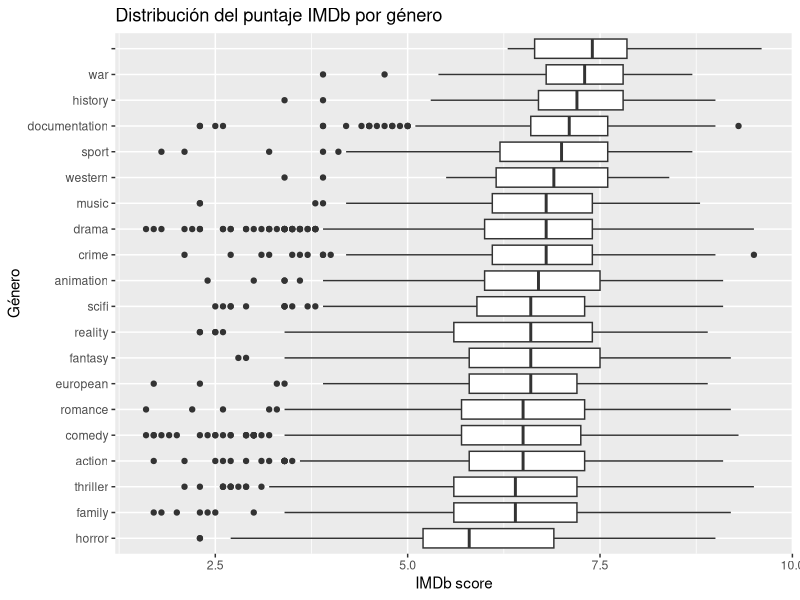
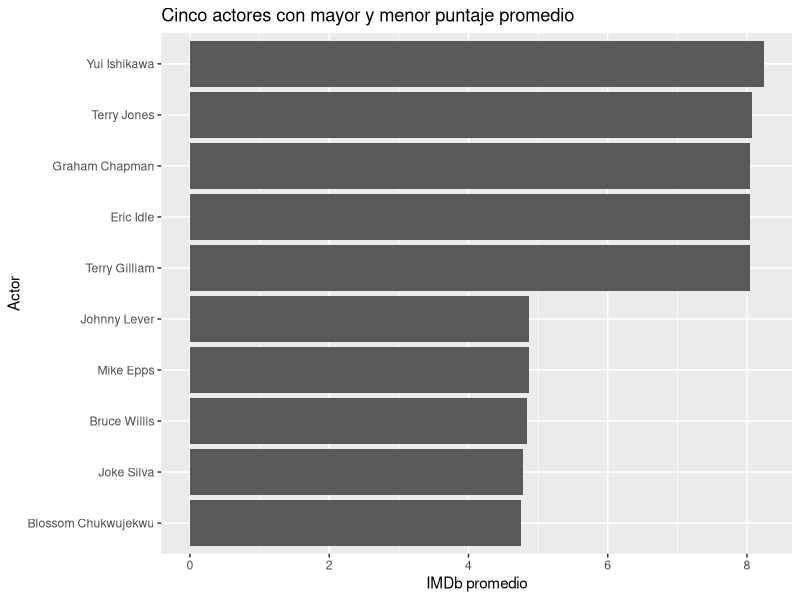

Recreate these plots in R, in order.
## ---- chunk 1
#paquetes
library(ggplot2)
library(tidyverse)
library(MASS)
library(kableExtra)
library(tidytext)
library(mgcv) # splines 
library(rpart) # arbol de regresion
library(ranger) #random forest
library(lme4) #efectos mixtos
## ---- chunk 2
titles_train <- read_csv("titles_train.csv")
credits_train <- read_csv("credits_train.csv")
## ---- chunk 3

#Hay algunas peliculas que tienen dos generos, entonces dividimos eso. 
genres_df <- titles_train %>%
  mutate(
    genres = str_remove_all(genres, "\\[|\\]|'")
  ) %>%
  separate_rows(genres, sep = ",\\s*")

#Luego calculamos la media, mediana y desvío por género. Y lo mostramos lindo
genres_df %>%
  group_by(genres) %>%
  summarise(
    Cantidad = n(),
    Media = mean(imdb_score, na.rm = TRUE),
    Mediana = median(imdb_score, na.rm = TRUE),
    `Desvío estándar` = sd(imdb_score, na.rm = TRUE),
    .groups = "drop"
  ) %>%
  arrange(desc(Media)) %>%
  mutate(
    across(c(Media, Mediana, `Desvío estándar`), ~ round(.x, 2))
  ) %>%
  kable(
    caption = "Estadísticos descriptivos del puntaje IMDb por género",
    booktabs = TRUE,
    align = c("l", "c", "c", "c", "c")
  ) %>%
  kable_styling(
    latex_options = c("striped", "hold_position"),
    full_width = FALSE,
    position = "center"
  )
## ---- chunk 4

genres_df %>%
  ggplot(aes(x = reorder(genres, imdb_score, median), y = imdb_score)) +
  geom_boxplot() +
  coord_flip() +
  labs(
    x = "Género",
    y = "IMDb score",
    title = "Distribución del puntaje IMDb por género"
  )
## ---- chunk 5

# Primero hacemos un left join para juntar actores/directores con puntuacion

datos <- credits_train %>%
  left_join(
    titles_train %>% dplyr::select(id, imdb_score),
    by = "id"
  )


## ---- chunk 6
#Ahora separamos por actores y directores

actores <- datos %>%
  filter(role == "ACTOR") %>%
  group_by(name) %>%
  summarise(
    Cantidad = n(),
    `IMDb_promedio` = mean(imdb_score, na.rm = TRUE),
    .groups = "drop"
  ) %>%
  filter(Cantidad >= 5) %>%
  arrange(desc(`IMDb_promedio`))

head(actores) %>%
  mutate(
    `IMDb_promedio` = round(`IMDb_promedio`, 2)
  ) %>%
  kable(
    caption = "Actores con mayor puntaje promedio de IMDb (mínimo 5 títulos)",
    booktabs = TRUE,
    align = c("l", "c", "c")
  ) %>%
  kable_styling(
    latex_options = c("striped", "hold_position"),
    full_width = FALSE,
    position = "center"
  )
## ---- chunk 7
directores <- datos %>%
  filter(role == "DIRECTOR") %>%
  group_by(name) %>%
  summarise(
    Cantidad = n(),
    `IMDb_promedio` = mean(imdb_score, na.rm = TRUE),
    .groups = "drop"
  ) %>%
  filter(Cantidad >= 3) %>%
  arrange(desc(`IMDb_promedio`))

head(directores) %>%
  mutate(
    `IMDb_promedio` = round(`IMDb_promedio`, 2)
  ) %>%
  kable(
    caption = "Directores con mayor puntaje promedio de IMDb (mínimo 3 títulos)",
    booktabs = TRUE,
    align = c("l", "c", "c")
  ) %>%
  kable_styling(
    latex_options = c("striped", "hold_position"),
    full_width = FALSE,
    position = "center"
  )

## ---- chunk 8

top_bottom <- bind_rows(
  actores %>% slice_max(IMDb_promedio, n = 5),
  actores %>% slice_min(IMDb_promedio, n = 5)
)

ggplot(top_bottom,
       aes(x = reorder(name, IMDb_promedio), y = IMDb_promedio)) +
  geom_col() +
  coord_flip() +
  labs(
    x = "Actor",
    y = "IMDb promedio",
    title = "Cinco actores con mayor y menor puntaje promedio"
  )
## ---- chunk 9
# Con el código siguiente, vamos a tomar cada palabra que aparece en un título, eliminando las stopwords, para luego contar cuantas veces aparece y tomar promedio de los puntajes de imdb. Es un enfoque simple, pero resulta interesante llevarlo a cabo.

palabras <- titles_train %>%
  dplyr::select(title, imdb_score) %>%
  unnest_tokens(word, title) %>%
  anti_join(stop_words, by = c("word")) %>% #elimina filas donde correspondientes a stopwords (por ej: the, a, of,...)
  group_by(word) %>%
  summarise(
    Cantidad = n(),
    `IMDb promedio` = mean(imdb_score),
    .groups = "drop"
  ) %>%
  filter(Cantidad >= 8)
## ---- chunk 10
palabras %>%
  arrange(desc(`IMDb promedio`)) %>%
  slice_head(n = 5) %>%
  mutate(
    `IMDb promedio` = round(`IMDb promedio`, 2)
  ) %>%
  kable(
    caption = "5 palabras asociadas con títulos de mayor puntaje IMDb",
    col.names = c("Palabra", "Cantidad", "IMDb promedio"),
    booktabs = TRUE,
    align = c("l", "c", "c")
  ) %>%
  kable_styling(
    latex_options = c("striped", "hold_position"),
    full_width = FALSE,
    position = "center"
  )
## ---- chunk 11
palabras %>%
  arrange(`IMDb promedio`) %>%
  slice_head(n = 10) %>%
  mutate(
    `IMDb promedio` = round(`IMDb promedio`, 2)
  ) %>%
  kable(
    caption = "10 palabras asociadas con títulos de menor puntaje IMDb",
    col.names = c("Palabra", "Cantidad", "IMDb promedio"),
    booktabs = TRUE,
    align = c("l", "c", "c")
  ) %>%
  kable_styling(
    latex_options = c("striped", "hold_position"),
    full_width = FALSE,
    position = "center"
  )
## ---- chunk 12
#creamos una variable binaria para comedy.

titles_train <- titles_train %>%
  mutate(
    comedia = as.integer(stringr::str_detect(genres, "comedy"))
  )
## ---- chunk 13

modelo_crudo <- lm(imdb_score ~ comedia,
                   data = titles_train)

summary(modelo_crudo)
## ---- chunk 14
#Tomamos unicamente el primer pais.

titles_train <- titles_train %>%
  mutate(
    pais = production_countries |>
      stringr::str_remove_all("\\[|\\]|'") |>
      stringr::str_split(",\\s*") |>
      sapply(`[`, 1)
  )

modelo_directo <- lm(
  imdb_score ~ comedia +
    runtime +
    release_year +
    pais,
  data = titles_train
)

summary(modelo_directo)
## ---- chunk 15
comparacion <- data.frame(
  Modelo = c("Crudo", "Ajustado"),
  `Coeficiente_Comedia` = c(
    coef(modelo_crudo)["comedia"],
    coef(modelo_directo)["comedia"]
  )
) %>%
  mutate(
    `Coeficiente_Comedia` = round(`Coeficiente_Comedia`, 3)
  )

comparacion %>%
  kable(
    caption = "Comparación del coeficiente asociado a la variable Comedia",
    booktabs = TRUE,
    align = c("l", "c")
  ) %>%
  kable_styling(
    latex_options = c("striped", "hold_position"),
    full_width = FALSE,
    position = "center"
  )
## ---- chunk 16

# Resumimos la información de créditos para tener una fila por título.

credits_resumen <- credits_train %>%
  group_by(id) %>%
  summarise(
    cantidad_actores = n_distinct(
      person_id[role == "ACTOR"],
      na.rm = TRUE
    ),
    cantidad_directores = n_distinct(
      person_id[role == "DIRECTOR"],
      na.rm = TRUE
    ),
    director = first(
      name[role == "DIRECTOR"]
    ),
    .groups = "drop"
  )


# Unimos la información de títulos con el resumen de créditos
# y construimos algunas variables adicionales.

datos_modelado <- titles_train %>%
  left_join(
    credits_resumen,
    by = "id"
  ) %>%
  mutate(
    cantidad_actores = replace_na(
      cantidad_actores,
      0L
    ),
    director = replace_na(
      director,
      "Sin director"
    ),
    cantidad_directores = replace_na(
      cantidad_directores,
      0L
    ),
    cantidad_generos = if_else(
      genres == "[]",
      0L,
      str_count(genres, ",") + 1L
    ),
    cantidad_paises = if_else(
      production_countries == "[]",
      0L,
      str_count(production_countries, ",") + 1L
    ),
    largo_titulo = nchar(title),
    largo_descripcion = nchar(
      coalesce(description, "")
    ),
    log_imdb_votes = log1p(imdb_votes)
  )


#agregamos la columna de solo UN genero

datos_modelado <- datos_modelado %>%
  mutate(
    genero_principal = genres %>%
      str_remove_all("\\[|\\]|'") %>%
      str_split(",\\s*") %>%
      map_chr(~ {
        if (length(.x) == 0 || .x[1] == "") {
          "Sin género"
        } else {
          .x[1]
        }
      })
  )


# Fijamos una semilla para que la partición sea reproducible.

set.seed(123)


# Seleccionamos aleatoriamente el 80% de los títulos
# para el conjunto de entrenamiento.

indices_entrenamiento <- sample(
  seq_len(nrow(datos_modelado)),
  size = floor(0.80 * nrow(datos_modelado))
)


# Construimos los conjuntos de entrenamiento y validación.

datos_entrenamiento <- datos_modelado[
  indices_entrenamiento,
]

datos_validacion <- datos_modelado[
  -indices_entrenamiento,
]


# Verificamos que no haya títulos compartidos entre ambos conjuntos
# y que no se hayan perdido observaciones.

stopifnot(
  length(
    intersect(
      datos_entrenamiento$id,
      datos_validacion$id
    )
  ) == 0,
  nrow(datos_entrenamiento) +
    nrow(datos_validacion) ==
    nrow(datos_modelado)
)

# Revisamos la cantidad de valores faltantes en las variables.

resumen_faltantes <- datos_entrenamiento %>%
  summarise(
    across(
      everything(),
      ~ sum(is.na(.))
    )
  ) %>%
  pivot_longer(
    cols = everything(),
    names_to = "variable",
    values_to = "cantidad_faltantes"
  ) %>%
  filter(cantidad_faltantes > 0) %>%
  arrange(desc(cantidad_faltantes))


# Calculamos la mediana de los votos utilizando únicamente
# el conjunto de entrenamiento.

mediana_log_votos <- median(
  datos_entrenamiento$log_imdb_votes,
  na.rm = TRUE
)


# Función para aplicar el mismo tratamiento
# a entrenamiento y validación.

preparar_datos <- function(datos, mediana_votos) {

  datos %>%
    mutate(

      # Las películas no tienen temporadas.
      # Por lo tanto, el faltante es estructural.

      seasons = if_else(
        type == "MOVIE",
        0,
        seasons
      ),

      # La ausencia de clasificación se conserva
      # como una categoría adicional.

      age_certification = replace_na(
        age_certification,
        "Sin dato"
      ),

      # Identificamos los títulos sin información de votos.

      votos_faltantes = as.integer(
        is.na(log_imdb_votes)
      ),

      # Reemplazamos los votos faltantes por la mediana
      # calculada en entrenamiento.

      log_imdb_votes = replace_na(
        log_imdb_votes,
        mediana_votos
      )
    )
}


# Aplicamos exactamente el mismo procedimiento
# a ambos conjuntos.

datos_entrenamiento <- preparar_datos(
  datos_entrenamiento,
  mediana_log_votos
)

datos_validacion <- preparar_datos(
  datos_validacion,
  mediana_log_votos
)


# Verificamos que las variables tratadas
# ya no contengan valores faltantes.

stopifnot(
  !anyNA(datos_entrenamiento$seasons),
  !anyNA(datos_validacion$seasons),
  !anyNA(datos_entrenamiento$age_certification),
  !anyNA(datos_validacion$age_certification),
  !anyNA(datos_entrenamiento$log_imdb_votes),
  !anyNA(datos_validacion$log_imdb_votes)
)
## ---- chunk 17

# Calculamos el puntaje promedio utilizando solamente
# las observaciones del conjunto de entrenamiento.

media_entrenamiento <- mean(
  datos_entrenamiento$imdb_score
)


# El modelo base asigna esa misma predicción
# a todos los títulos del conjunto de validación.

predicciones_base <- rep(
  media_entrenamiento,
  nrow(datos_validacion)
)


# Calculamos el error cuadrático medio en validación.

mse_base <- mean(
  (
    datos_validacion$imdb_score -
      predicciones_base
  )^2
)


# Creamos una tabla en la que iremos guardando
# el MSE de todos los modelos evaluados.

resultados_modelos <- tibble(
  Modelo = "Modelo base",
  MSE = mse_base
)

## ---- chunk 18
resultados_modelos %>%
  mutate(
    MSE = round(MSE, 3)
  ) %>%
  kable(
    caption = "Comparación del desempeño predictivo de los modelos",
    col.names = c("Modelo", "MSE de validación"),
    booktabs = TRUE,
    align = c("l", "c")
  ) %>%
  kable_styling(
    latex_options = c("striped", "hold_position"),
    full_width = FALSE,
    position = "center",
    font_size = 10
  ) %>%
  row_spec(
    0,
    bold = TRUE
  )
## ---- chunk 19

# Ajustamos una regresión lineal múltiple
# utilizando el conjunto de entrenamiento.

modelo_lineal <- lm(
  imdb_score ~
    type +
    release_year +
    runtime +
    seasons +
    age_certification +
    log_imdb_votes +
    votos_faltantes +
    comedia +
    cantidad_generos,
  data = datos_entrenamiento
)


# Generamos predicciones para las observaciones
# del conjunto de validación.

predicciones_lineal <- predict(
  modelo_lineal,
  newdata = datos_validacion
)


# Calculamos el MSE del modelo lineal
# sobre el conjunto de validación.

mse_lineal <- mean(
  (
    datos_validacion$imdb_score -
      predicciones_lineal
  )^2
)


# Incorporamos el resultado a la tabla comparativa.

resultados_modelos <- bind_rows(
  resultados_modelos,
  tibble(
    Modelo = "Regresión lineal",
    MSE = mse_lineal
  )
)


# Verificamos que el modelo haya generado
# una predicción para cada título de validación.

stopifnot(
  length(predicciones_lineal) ==
    nrow(datos_validacion),
  !anyNA(predicciones_lineal)
)
## ---- chunk 20
resultados_modelos %>%
  mutate(
    MSE = round(MSE, 3)
  ) %>%
  kable(
    caption = "Comparación del desempeño predictivo de los modelos",
    col.names = c("Modelo", "MSE de validación"),
    booktabs = TRUE,
    align = c("l", "c")
  ) %>%
  kable_styling(
    latex_options = c("striped", "hold_position"),
    full_width = FALSE,
    position = "center",
    font_size = 10
  ) %>%
  row_spec(
    0,
    bold = TRUE
  )
## ---- chunk 21

# Ajustamos una regresión con splines penalizados.
# Permitimos relaciones no lineales para duración,
# año de lanzamiento y cantidad de votos.

modelo_splines <- gam(
  imdb_score ~
    type +
    s(release_year, k = 10) +
    s(runtime, k = 10) +
    seasons +
    age_certification +
    s(log_imdb_votes, k = 10) +
    votos_faltantes +
    comedia +
    cantidad_generos +
    cantidad_paises +
    cantidad_actores +
    cantidad_directores +
    largo_titulo +
    largo_descripcion,
  data = datos_entrenamiento,
  method = "REML"
)


# Generamos las predicciones sobre el mismo
# conjunto de validación utilizado anteriormente.

predicciones_splines <- predict(
  modelo_splines,
  newdata = datos_validacion
)


# Calculamos el MSE del modelo con splines.

mse_splines <- mean(
  (
    datos_validacion$imdb_score -
      predicciones_splines
  )^2
)


# Eliminamos un resultado anterior del mismo modelo,
# en caso de haber ejecutado el bloque más de una vez.

resultados_modelos <- resultados_modelos %>%
  filter(Modelo != "Splines penalizados")


# Incorporamos el nuevo MSE a la tabla comparativa.

resultados_modelos <- bind_rows(
  resultados_modelos,
  tibble(
    Modelo = "Splines penalizados",
    MSE = mse_splines
  )
)


# Verificamos que todas las observaciones
# tengan una predicción válida.

stopifnot(
  length(predicciones_splines) ==
    nrow(datos_validacion),
  !anyNA(predicciones_splines)
)

## ---- chunk 22
resultados_modelos %>%
  mutate(
    MSE = round(MSE, 3)
  ) %>%
  kable(
    caption = "Comparación del desempeño predictivo de los modelos",
    col.names = c("Modelo", "MSE de validación"),
    booktabs = TRUE,
    align = c("l", "c")
  ) %>%
  kable_styling(
    latex_options = c("striped", "hold_position"),
    full_width = FALSE,
    position = "center",
    font_size = 10
  ) %>%
  row_spec(
    0,
    bold = TRUE
  )
## ---- chunk 23

# Ajustamos inicialmente un árbol relativamente grande.
# Como la variable respuesta es continua, usamos
# el método "anova", que minimiza errores cuadrados.

modelo_arbol_inicial <- rpart(
  imdb_score ~
    type +
    release_year +
    runtime +
    seasons +
    age_certification +
    log_imdb_votes +
    votos_faltantes +
    comedia +
    cantidad_generos +
    cantidad_paises +
    cantidad_actores +
    cantidad_directores +
    largo_titulo +
    largo_descripcion,
  data = datos_entrenamiento,
  method = "anova",
  control = rpart.control(
    cp = 0.001,
    xval = 10
  )
)


# Buscamos el valor del parámetro de complejidad
# que presenta el menor error de validación cruzada.

tabla_complejidad <- modelo_arbol_inicial$cptable

fila_cp_optimo <- which.min(
  tabla_complejidad[, "xerror"]
)

cp_optimo <- tabla_complejidad[
  fila_cp_optimo,
  "CP"
]


# Podamos el árbol usando el valor de cp seleccionado.

modelo_arbol <- prune(
  modelo_arbol_inicial,
  cp = cp_optimo
)


# Generamos las predicciones sobre el mismo
# conjunto de validación de los modelos anteriores.

predicciones_arbol <- predict(
  modelo_arbol,
  newdata = datos_validacion
)


# Calculamos el MSE del árbol de regresión.

mse_arbol <- mean(
  (
    datos_validacion$imdb_score -
      predicciones_arbol
  )^2
)


# Calculamos la cantidad de hojas del árbol final.

cantidad_hojas_arbol <- sum(
  modelo_arbol$frame$var == "<leaf>"
)


# Eliminamos un resultado previo del mismo modelo
# si el bloque se ejecutó más de una vez.

resultados_modelos <- resultados_modelos %>%
  filter(Modelo != "Árbol de regresión")


# Incorporamos el MSE a la tabla comparativa.

resultados_modelos <- bind_rows(
  resultados_modelos,
  tibble(
    Modelo = "Árbol de regresión",
    MSE = mse_arbol
  )
)


# Verificamos que todas las observaciones
# tengan una predicción válida.

stopifnot(
  length(predicciones_arbol) ==
    nrow(datos_validacion),
  !anyNA(predicciones_arbol)
)

## ---- chunk 24
resultados_modelos %>%
  mutate(
    MSE = round(MSE, 3)
  ) %>%
  kable(
    caption = "Comparación del desempeño predictivo de los modelos",
    col.names = c("Modelo", "MSE de validación"),
    booktabs = TRUE,
    align = c("l", "c")
  ) %>%
  kable_styling(
    latex_options = c("striped", "hold_position"),
    full_width = FALSE,
    position = "center",
    font_size = 10
  ) %>%
  row_spec(
    0,
    bold = TRUE
  )
## ---- chunk 25

# Entrenamos el Random Forest.

modelo_rf <- ranger(
  imdb_score ~
    type +
    release_year +
    runtime +
    seasons +
    age_certification +
    log_imdb_votes +
    votos_faltantes +
    comedia +
    cantidad_generos +
    cantidad_paises +
    cantidad_actores +
    cantidad_directores +
    largo_titulo +
    largo_descripcion,
  data = datos_entrenamiento,
  num.trees = 500,
  importance = "impurity",
  seed = 123
)


# Generamos las predicciones sobre el conjunto de validación.

predicciones_rf <- predict(
  modelo_rf,
  data = datos_validacion
)$predictions


# Calculamos el MSE.

mse_rf <- mean(
  (
    datos_validacion$imdb_score -
      predicciones_rf
  )^2
)


# Eliminamos un resultado previo si el bloque
# se ejecutó más de una vez.

resultados_modelos <- resultados_modelos %>%
  filter(Modelo != "Random Forest")


# Incorporamos el resultado a la tabla comparativa.

resultados_modelos <- bind_rows(
  resultados_modelos,
  tibble(
    Modelo = "Random Forest",
    MSE = mse_rf
  )
)


# Verificamos que todas las observaciones
# tengan una predicción válida.

stopifnot(
  length(predicciones_rf) ==
    nrow(datos_validacion),
  !anyNA(predicciones_rf)
)
## ---- chunk 26
resultados_modelos %>%
  mutate(
    MSE = round(MSE, 3)
  ) %>%
  kable(
    caption = "Comparación del desempeño predictivo de los modelos",
    col.names = c("Modelo", "MSE de validación"),
    booktabs = TRUE,
    align = c("l", "c")
  ) %>%
  kable_styling(
    latex_options = c("striped", "hold_position"),
    full_width = FALSE,
    position = "center",
    font_size = 10
  ) %>%
  row_spec(
    0,
    bold = TRUE
  )
## ---- chunk 27


# Ajustamos los modelos de efectos mixtos.


modelo_mixto1 <- lmer(
  imdb_score ~
    type +
    release_year +
    runtime +
    seasons +
    age_certification +
    log_imdb_votes +
    votos_faltantes +
    genero_principal +
    cantidad_generos +
    cantidad_actores +
    (1 | pais),
  data = datos_entrenamiento
)

modelo_mixto2 <- lmer(
  imdb_score ~
    type +
    release_year +
    runtime +
    seasons +
    age_certification +
    log_imdb_votes +
    votos_faltantes +
    genero_principal +
    cantidad_generos +
    cantidad_actores +
    (1 | pais) +
    (1 | director),
  data = datos_entrenamiento
)

modelo_mixto3 <- lmer(
  imdb_score ~
    type +
    release_year +
    runtime +
    seasons +
    age_certification +
    log_imdb_votes +
    votos_faltantes +
    genero_principal +
    cantidad_generos +
    cantidad_actores +
    (1 | director) +
    (runtime | pais ) +
    (1 | genero_principal),
    data = datos_entrenamiento
)

# Generamos las predicciones sobre el mismo conjunto de validación de los modelos anteriores.

predicciones_mixto1 <- predict(
  modelo_mixto1,
  newdata = datos_validacion,
  allow.new.levels = TRUE
)

predicciones_mixto2 <- predict(
  modelo_mixto2,
  newdata = datos_validacion,
  allow.new.levels = TRUE
)

predicciones_mixto3 <- predict(
  modelo_mixto3,
  newdata = datos_validacion,
  allow.new.levels = TRUE
)

# Calculamos el MSE del modelo de efectos mixtos.

mse_mixto1 <- mean(
  (
    datos_validacion$imdb_score -
      predicciones_mixto1
  )^2
)

mse_mixto2 <- mean(
  (
    datos_validacion$imdb_score -
      predicciones_mixto2
  )^2
)

mse_mixto3 <- mean(
  (
    datos_validacion$imdb_score -
      predicciones_mixto3
  )^2
)



# Eliminamos un resultado previo del mismo modelo
# si el bloque se ejecutó más de una vez.

resultados_modelos <- resultados_modelos %>%
  filter(Modelo != "Efectos mixtos (Director)") %>%
  filter(Modelo != "Efectos mixtos (País)") %>%
  filter(Modelo != "Efectos mixtos (D + P)")

# Incorporamos el MSE a la tabla comparativa.

resultados_modelos <- bind_rows(
  resultados_modelos,
  tibble(
    Modelo = "Efectos mixtos (País)",
    MSE = mse_mixto1
  ),
  tibble(
    Modelo = "Efectos mixtos (País y Director)",
    MSE = mse_mixto2
  ),
  tibble(
    Modelo = "Efectos mixtos (País, Director y Género)",
    MSE = mse_mixto3
  )
)


# Verificamos que todas las observaciones
# tengan una predicción válida.

stopifnot(
  length(predicciones_mixto1) ==
    nrow(datos_validacion),
  !anyNA(predicciones_mixto1)
)
## ---- chunk 28
resultados_modelos %>%
  mutate(
    MSE = round(MSE, 3)
  ) %>%
  kable(
    caption = "Comparación del desempeño predictivo de los modelos",
    col.names = c("Modelo", "MSE de validación"),
    booktabs = TRUE,
    align = c("l", "c")
  ) %>%
  kable_styling(
    latex_options = c("striped", "hold_position"),
    full_width = FALSE,
    position = "center",
    font_size = 10
  ) %>%
  row_spec(
    0,
    bold = TRUE
  )
## ---- chunk 29
#Esto es para el 6to modelo, todavia no agrego texto porque nose si va a funcionar

write.csv(datos_entrenamiento,
          "datos_entrenamiento.csv",
          row.names = FALSE)

write.csv(datos_validacion,
          "datos_validacion.csv",
          row.names = FALSE)
